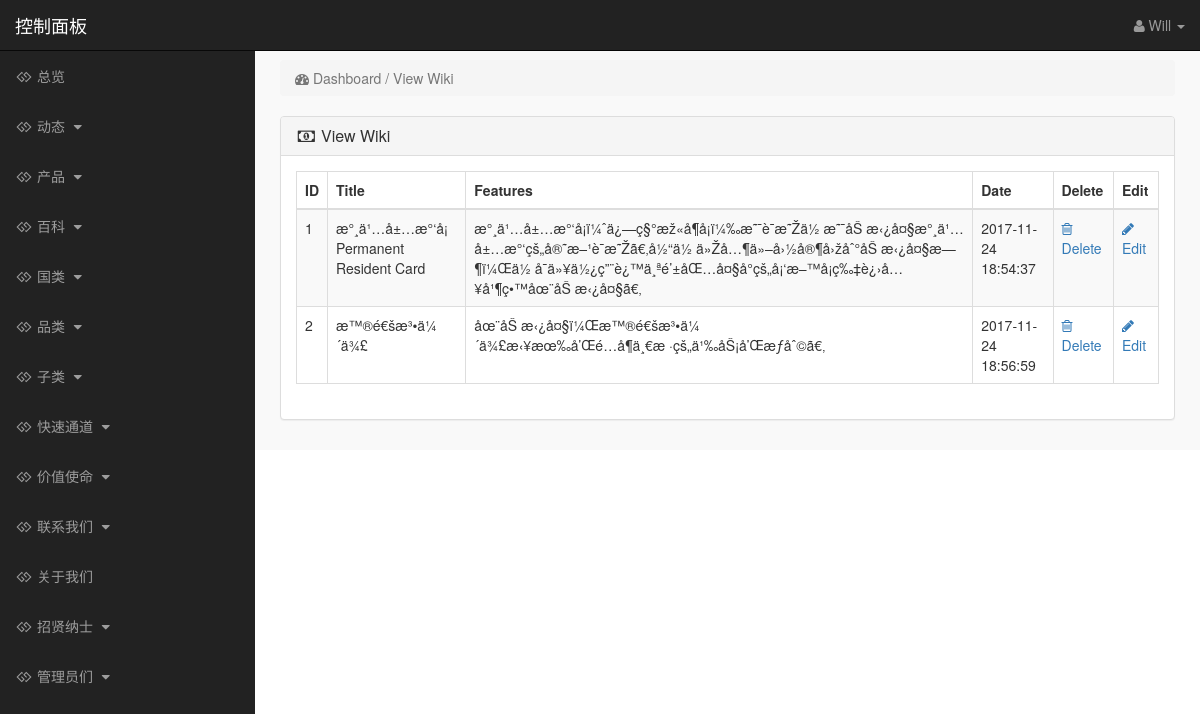
Before: /admin_area/index.php?view_wiki (signed in) with the older database file.
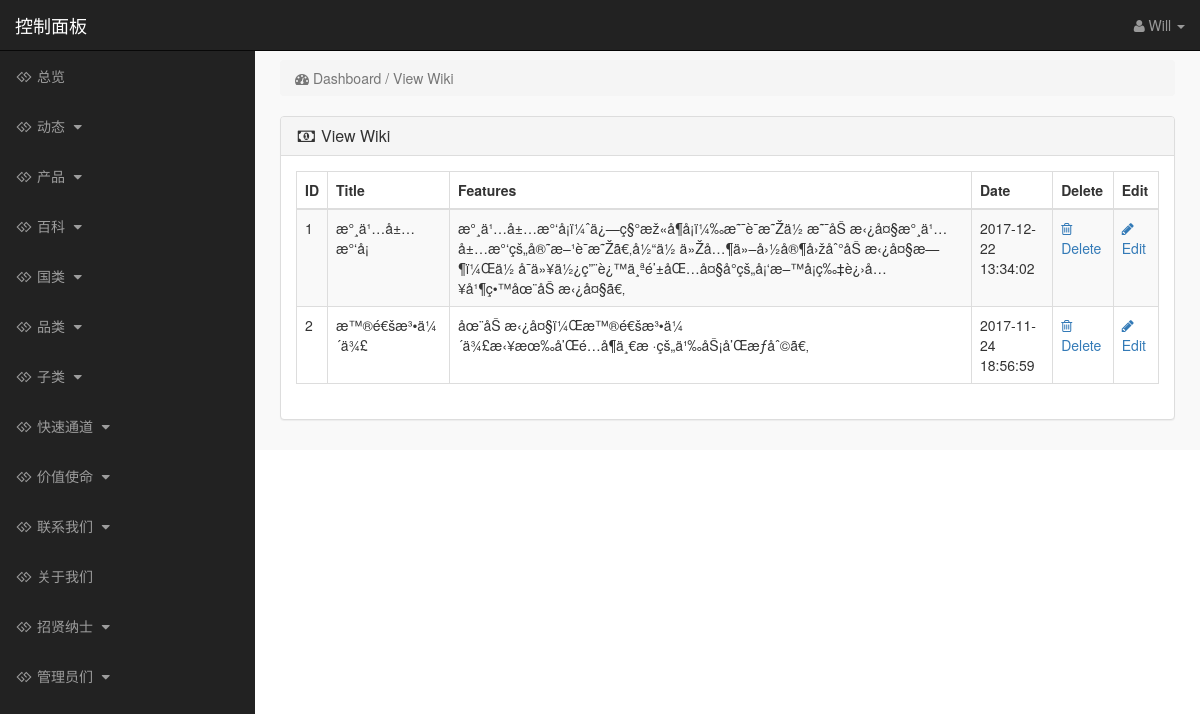
After: the same page with the newer database file.
### tables this page shows
CREATE TABLE `products` (
  `product_id` int(10) NOT NULL,
  `p_cat_id` int(10) NOT NULL,
  `cat_id` int(10) NOT NULL,
  `manufacturer_id` int(10) NOT NULL,
  `date` timestamp NOT NULL DEFAULT CURRENT_TIMESTAMP ON UPDATE CURRENT_TIMESTAMP,
  `product_title` text NOT NULL,
  `product_url` text NOT NULL,
  `product_img1` text NOT NULL,
  `product_img2` text NOT NULL,
  `product_img3` text NOT NULL,
  `product_price` int(10) NOT NULL,
  `product_psp_price` int(100) NOT NULL,
  `product_desc` text NOT NULL,
  `product_features` text NOT NULL,
  `product_video` text NOT NULL,
  `product_keywords` text NOT NULL,
  `product_label` text NOT NULL,
  `status` varchar(255) NOT NULL
);

### admin_area/view_wiki.php (the view)
<?php
if (!isset($_SESSION['admin_email'])) {
    echo "<script>window.open('login.php','_self')</script>";
} else {
    ?>
    <div class="row">
        <div class="col-lg-12">
            <ol class="breadcrumb">
                <li class="active">
                    <i class="fa fa-dashboard"></i> Dashboard / View Wiki
                </li>
            </ol>
        </div>
    </div>
    <div class="row">
        <div class="col-lg-12">
            <div class="panel panel-default">
                <div class="panel-heading">
                    <h3 class="panel-title">
                        <i class="fa fa-money fa-fw"></i> View Wiki
                    </h3>
                </div>
                <div class="panel-body">
                    <div class="table-responsive">
                        <table class="table table-bordered table-hover table-striped">
                            <thead>
                            <tr>
                                <th>ID</th>
                                <th>Title</th>
                                <th>Features</th>
                                <th>Date</th>
                                <th>Delete</th>
                                <th>Edit</th>
                            </tr>
                            </thead>
                            <tbody>
                            <?php
                            $i = 0;
                            $get_pro = "select * from products where status='wiki'";
                            $run_pro = mysqli_query($con, $get_pro);
                            while ($row_pro = mysqli_fetch_array($run_pro)) {
                                $pro_id = $row_pro['product_id'];
                                $pro_title = $row_pro['product_title'];
                                $pro_feature = $row_pro['product_features'];
                                $pro_date = $row_pro['date'];
                                $i++;
                                ?>
                                <tr>
                                    <td><?php echo $i; ?></td>
                                    <td><?php echo $pro_title; ?></td>
                                    <td><?php echo $pro_feature; ?></td>
                                    <td><?php echo $pro_date; ?></td>
                                    <td>
                                        <a href="index.php?delete_wiki=<?php echo $pro_id; ?>">
                                            <i class="fa fa-trash-o"> </i> Delete
                                        </a>
                                    </td>
                                    <td>
                                        <a href="index.php?edit_wiki=<?php echo $pro_id; ?>">
                                            <i class="fa fa-pencil"> </i> Edit
                                        </a>
                                    </td>
                                </tr>
                            <?php } ?>
                            </tbody>
                        </table>
                    </div>
                </div>
            </div>
        </div>
    </div>
<?php } ?>

Changed rows visible on the page:
changed products (number 1 of 2 on the later page): product_title "æ°¸ä¹…å±…æ°‘å¡ Permanent Resident Card" → "æ°¸ä¹…å±…æ°‘å¡"; date "2017-11-24 18:54:37" → "2017-12-22 13:34:02"
